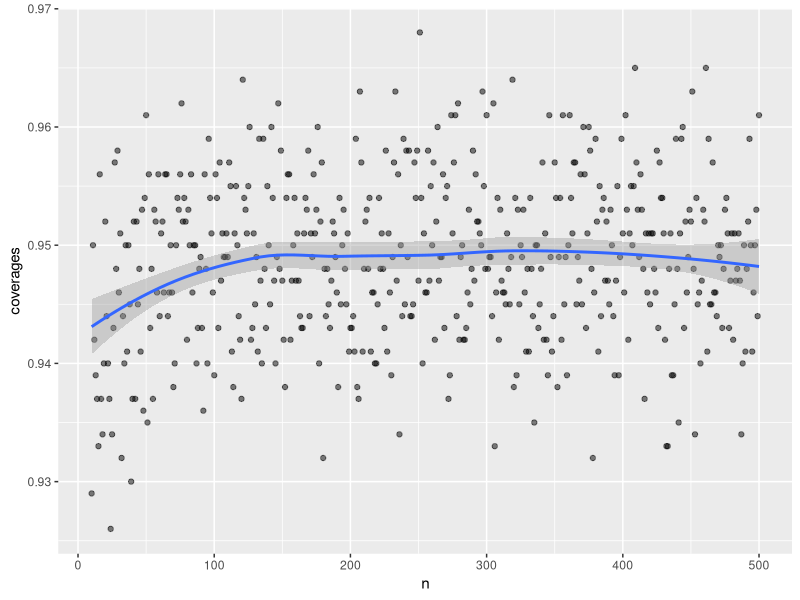
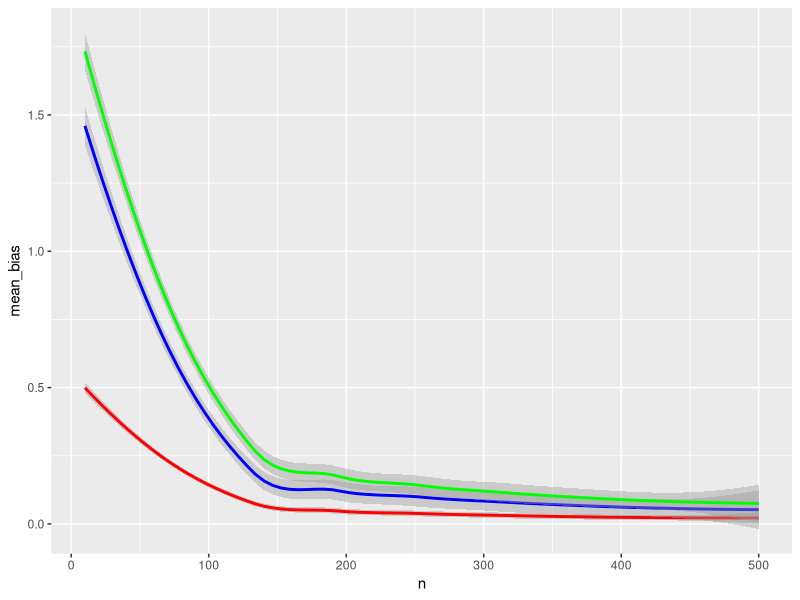
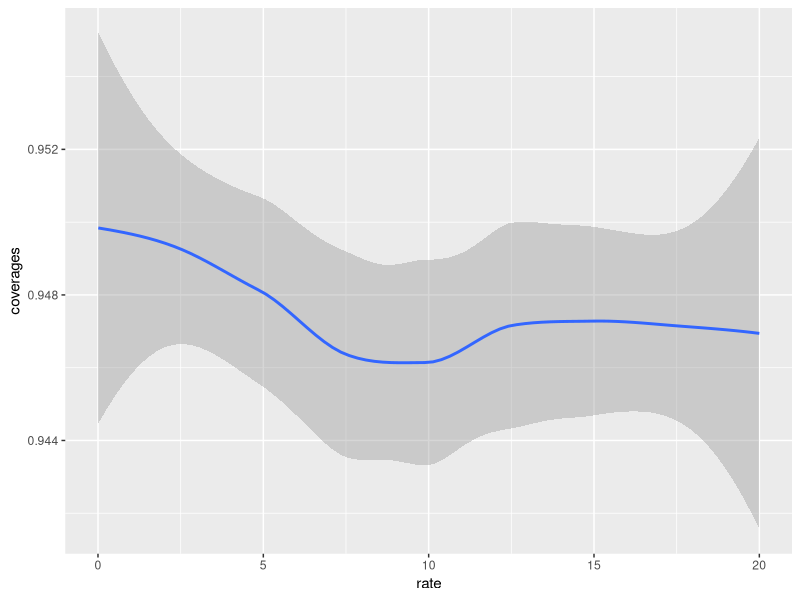
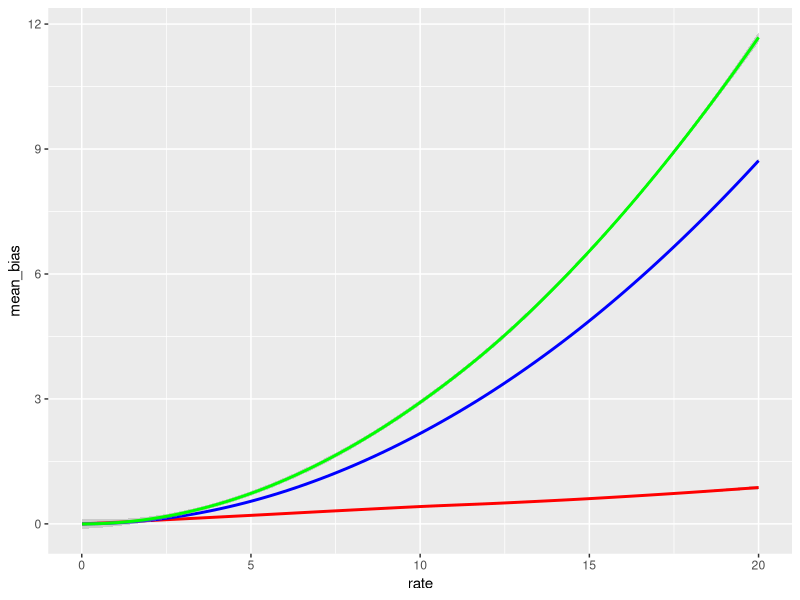
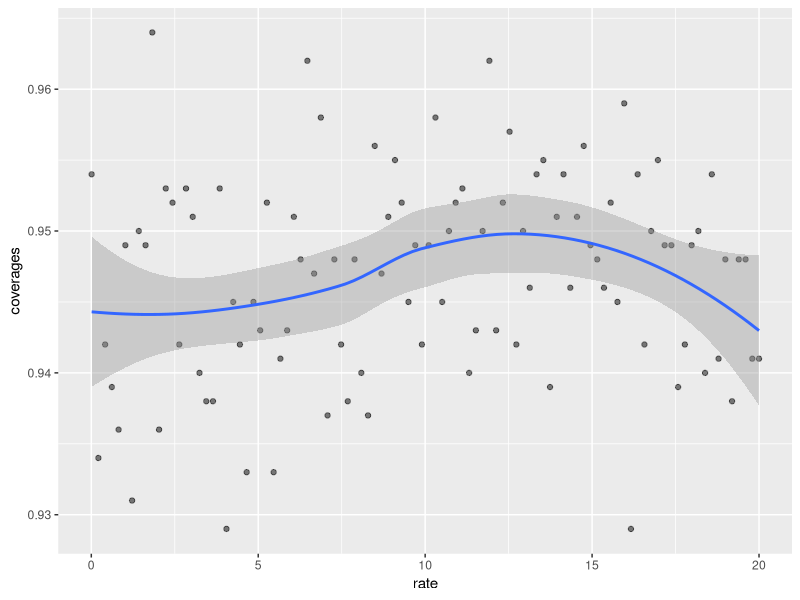
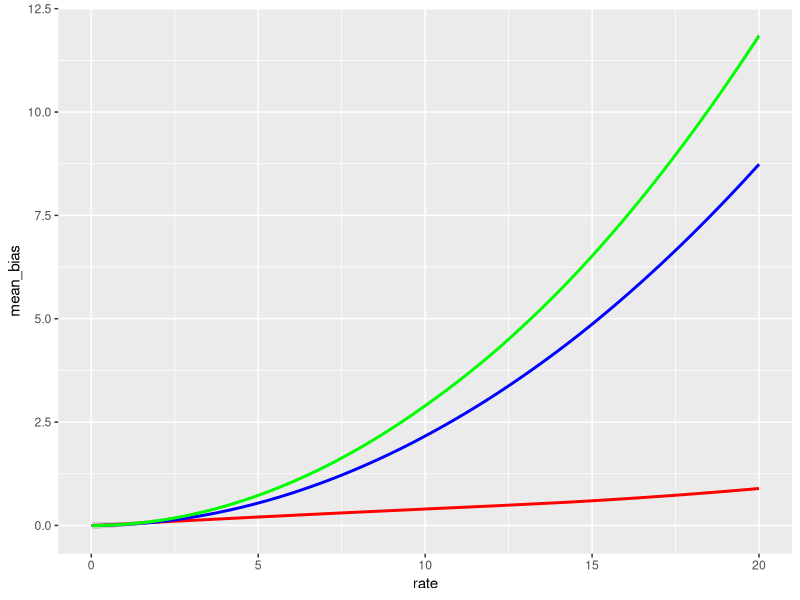
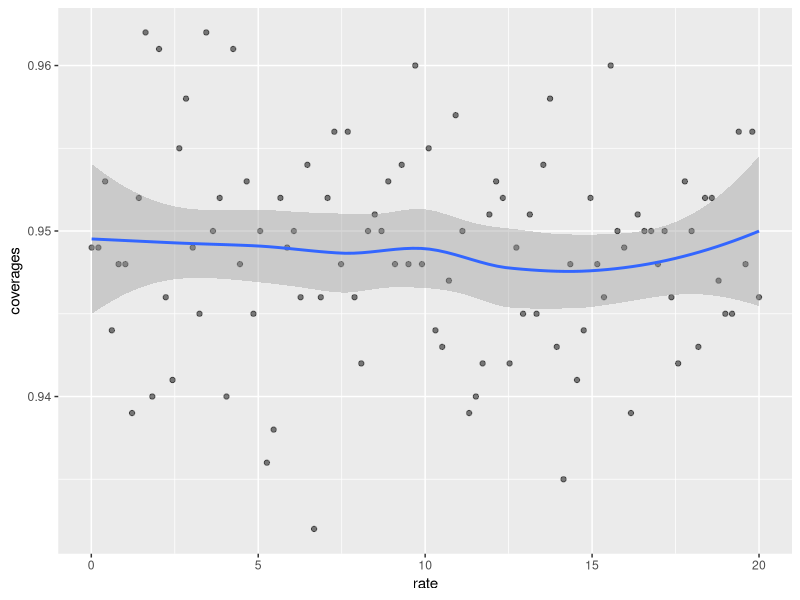
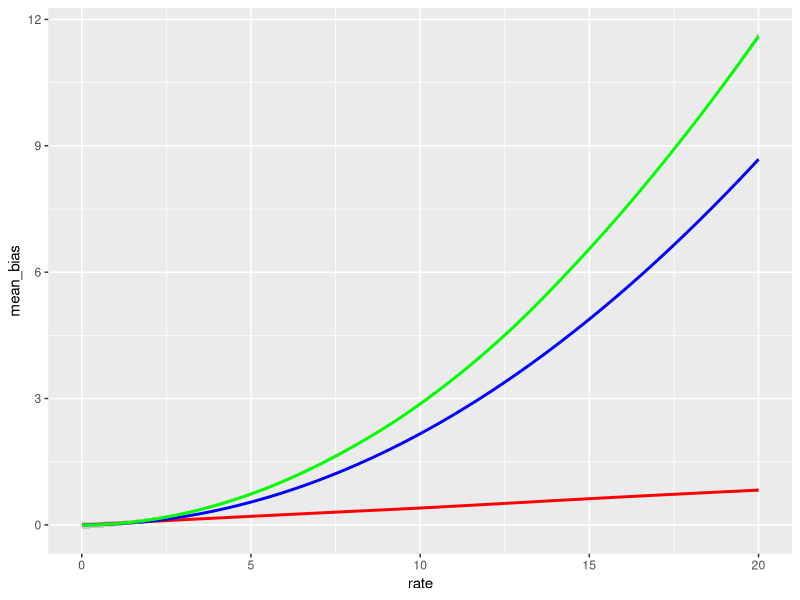

Write R code to recreate these figures, in order. (Note: this script raises an error after producing the figures.)
## ---- chunk 1
knitr::opts_chunk$set(echo = TRUE)
library(tidyverse)
library(gridExtra)
set.seed(35)
## ---- chunk 2
# n is sample size from exponential distribution
# replicates is number of samples from exponential distribution
# rate is exponential rate parameter

simulate_exponential_gamma <- function(n, rate, replicates){
  
  alpha <- c()
  beta <- c()
  for(i in 1:replicates){ 
    x <- rexp(n, rate)
    beta_i <- sum(x)
    alpha_i <- n + 1
    alpha <- c(alpha, alpha_i)
    beta <- c(beta, beta_i)
  }
  
  
  hits <- c()
  for(i in 1:replicates){
    GAMMAS <- qgamma(c(0.025,0.975), alpha[i], beta[i])
    if(rate > GAMMAS[2] || rate < GAMMAS[1]){
      hits = c(hits,0) 
    } else {
      hits = c(hits,1)
    }
  }
  
  bias <- alpha/beta - rate
  variance <- alpha/beta^2
  MSE <- variance + bias^2
  
  return(list(coverage = mean(hits), bias = bias, variance = variance, MSE = MSE))  
  
}  


# testing
simulations <- simulate_exponential_gamma(n = 10000, rate = 1, replicates = 1000)
mean(simulations$coverage)
mean(simulations$MSE)
mean(simulations$bias)

# coverages and measurements over sample size
n <- 10:500
data <- lapply(n, simulate_exponential_gamma, rate = 5, replicates = 1000)
coverages <- c()
mean_bias <- c()
mean_variance <- c()
mean_MSE <- c()
for(i in 1:length(data)){
  coverages <- c(coverages, data[[i]]$coverage)
  mean_bias <- c(mean_bias, mean(data[[i]]$bias))
  mean_variance <- c(mean_variance, mean(data[[i]]$variance))
  mean_MSE <- c(mean_MSE, median(data[[i]]$MSE))
}


manyN <- data.frame(n, coverages, mean_bias, mean_variance, mean_MSE)
#coverages over sample size
manyN %>% ggplot(aes(x = n, y = coverages)) + geom_point(alpha = 0.5) + geom_smooth(method = 'loess')
#bias, mse, variance over sample size
manyN %>% ggplot() + geom_smooth(aes(n, mean_bias), col = 'red') + 
  geom_smooth(aes(n,mean_variance), col = 'blue') + 
  geom_smooth(aes(n,mean_MSE), col = 'green')


# changing rates fixed sample size
rate <- seq(0.01, 20, length.out = 100)
data2 <- lapply(rate, simulate_exponential_gamma, n = 50, replicates = 1000)

coverages <- c()
mean_bias <- c()
mean_variance <- c()
mean_MSE <- c()
for(i in 1:length(data2)){
  coverages <- c(coverages, data2[[i]]$coverage)
  mean_bias <- c(mean_bias, mean(data2[[i]]$bias))
  mean_variance <- c(mean_variance, mean(data2[[i]]$variance))
  mean_MSE <- c(mean_MSE, median(data2[[i]]$MSE))
}

manyR10 <- data.frame(rate, coverages, mean_bias, mean_variance, mean_MSE)
#coverage over rates
manyR10 %>% ggplot(aes(x = rate, y = coverages)) + geom_smooth(method = 'loess')
#bias, mse, variance over rates
manyR10 %>% ggplot() + geom_smooth(aes(rate, mean_bias), col = 'red') + 
  geom_smooth(aes(rate, mean_variance), col = 'blue') + 
  geom_smooth(aes(rate, mean_MSE), col = 'green')


data3 <- lapply(rate, simulate_exponential_gamma, n = 50, replicates = 1000)

coverages <- c()
mean_bias <- c()
mean_variance <- c()
mean_MSE <- c()
for(i in 1:length(data2)){
  coverages <- c(coverages, data3[[i]]$coverage)
  mean_bias <- c(mean_bias, mean(data3[[i]]$bias))
  mean_variance <- c(mean_variance, mean(data3[[i]]$variance))
  mean_MSE <- c(mean_MSE, median(data3[[i]]$MSE))
}

manyR50 <- data.frame(rate, coverages, mean_bias, mean_variance, mean_MSE)
manyR50 %>% ggplot(aes(x = rate, y = coverages)) + geom_point(alpha = 0.5) + geom_smooth(method = 'loess')
manyR50 %>% ggplot() + geom_smooth(aes(rate, mean_bias), col = 'red') + 
  geom_smooth(aes(rate, mean_variance), col = 'blue') + 
  geom_smooth(aes(rate, mean_MSE), col = 'green')


data4 <- lapply(rate, simulate_exponential_gamma, n = 50, replicates = 1000)

coverages <- c()
mean_bias <- c()
mean_variance <- c()
mean_MSE <- c()
for(i in 1:length(data2)){
  coverages <- c(coverages, data4[[i]]$coverage)
  mean_bias <- c(mean_bias, mean(data4[[i]]$bias))
  mean_variance <- c(mean_variance, mean(data4[[i]]$variance))
  mean_MSE <- c(mean_MSE, median(data4[[i]]$MSE))
}

manyR25 <- data.frame(rate, coverages, mean_bias, mean_variance, mean_MSE)
manyR25 %>% ggplot(aes(x = rate, y = coverages)) + geom_point(alpha = 0.5) + geom_smooth(method = 'loess')
manyR25 %>% ggplot() + geom_smooth(aes(rate, mean_bias), col = 'red') + 
  geom_smooth(aes(rate, mean_variance), col = 'blue') + 
  geom_smooth(aes(rate, mean_MSE), col = 'green')


## ---- chunk 3

#Delta function for coverage probabilities

delta_ci <- function(observations, parameter, n_size){


dat <- data.frame(observation = seq(1,observations,1), true_parameter = parameter, n_size = rep(n_size,observations))


for (i in 1:length(dat$observation)){
  dat$estimate[i] <- 1/mean(rexp(n = dat$n_size[i], rate = dat$true_parameter[i]))
  
  dat$lower[i] <- dat$estimate[i] - (1.96*dat$estimate[i])/sqrt(dat$n_size[i])
  
  dat$upper[i] <- dat$estimate[i] + (1.96*dat$estimate[i])/sqrt(dat$n_size[i])
  
  dat$hit[i] <- ifelse(dat$true_parameter[i] > dat$lower[i] & dat$true_parameter[i] < dat$upper[i], 1, 0)
} 
return(sum(dat$hit)/observations)
}



# Delta Simulation

dat_delta_parameter <- data.frame(parameter = seq(0.01, 20, length.out = 100))

for (i in 1:length(dat_delta_parameter$parameter)) {

  dat_delta_parameter$cov_prob[i] <- delta_ci(1000, dat_delta_parameter$parameter[i],50)
}


#Delta plot vs. paramter (n = 100)

dat_delta_parameter %>%
  ggplot(aes(x = parameter, y = cov_prob)) +
  geom_point()

## ---- chunk 4

#exact ci function

exact_ci <- function(observations, parameter, n_size){


dat <- data.frame(observation = seq(1,observations,1), true_parameter = parameter, n_size = rep(n_size, observations))


for (i in 1:length(dat$observation)){
  
  dat$estimate[i] <- 1/mean(rexp(n = dat$n_size[i], rate = dat$true_parameter[i]))
  
  dat$lower[i] <- dat$estimate[i] - qchisq(0.025, 2*dat$n_size[i])/(2*dat$n_size[i]*(1/dat$estimate[i]))
  
  dat$upper[i] <- dat$estimate[i] + qchisq(0.025, 2*dat$n_size[i])/(2*dat$n_size[i]*(1/dat$estimate[i]))
  
  dat$hit[i] <- ifelse(dat$true_parameter[i] > dat$lower[i] & dat$true_parameter[i] < dat$upper[i], 1, 0)
} 
return(sum(dat$hit)/observations)
}


#exact ci simulation for 
 
dat_exact_paramter <- data.frame(parameter = seq(0.1, 20, length.out = 100))

for (i in 1:length(dat_exact_paramter$parameter)) {

  dat_exact_paramter$cov_prob[i] <- exact_ci(1000, dat_exact_paramter$parameter[i], 50)
}

dat_exact_paramter %>%
  ggplot() +
  geom_point(aes(x = parameter, y = cov_prob))

## ---- chunk 5


dat_delta_n <- data.frame(n_size = seq(10, 500, 1))

for (i in 1:length(dat_delta_n$n_size)) {

  dat_delta_n$cov_prob[i] <- delta_ci(1000, 5, dat_delta_n$n_size[i])
}

dat_delta_n %>%
  ggplot() +
  geom_point(aes(x = n_size, y = cov_prob)) +
  geom_smooth(aes(x = n_size, y = cov_prob))

## ---- chunk 6

dat_exact_n <- data.frame(n_size = seq(10,500, 1))

for (i in 1:length(dat_exact_n$n_size)) {

  dat_exact_n$cov_prob[i] <- exact_ci(1000, 5, dat_exact_n$n_size[i])
}

dat_exact_n %>%
  ggplot() +
  geom_path(aes(x = n_size, y = cov_prob))

## ---- chunk 7

bayesian <- "red"
delta <- "blue"

ggplot() +
  geom_smooth(data = manyR50, aes(x = rate, y = coverages), col = bayesian) +
  geom_smooth(data = dat_delta_parameter, aes(x = parameter, y = cov_prob), col = delta)



## ---- chunk 8

estimators <- function(observations, parameter, n_size){

dat <- data.frame(observation = seq(1,observations,1), true_parameter = rep(parameter, observations), n_size = rep(n_size,observations))

for (i in 1:length(dat$observation)){
  
  sample_exp <- rexp(n = dat$n_size[i], rate = dat$true_parameter[i])
  
  dat$mle[i] <- 1/mean(sample_exp)
  dat$med[i] <- 1/median(sample_exp)
  
  dat$mle_bias[i] <- dat$mle[i] - dat$true_parameter[i]
  dat$med_bias[i] <- dat$med[i] - dat$true_parameter[i]
  
  dat$mle_sq_error[i] <- (dat$true_parameter[i] - dat$mle[i])^2
  dat$med_sq_error[i] <- (dat$true_parameter[i] - dat$med[i])^2
  } 



mle_mse <- mean(dat$mle_sq_error)
med_mse <- mean(dat$med_sq_error)

mle_var <- var(dat$mle)
med_var <- var(dat$med)

mle_avg_bias <- mean(dat$mle_bias)
med_avg_bias <- mean(dat$med_bias)

return(data.frame(mle_mse = mle_mse, med_mse = med_mse, mle_var = mle_var, med_var = med_var, mle_avg_bias = mle_avg_bias, med_avg_bias = med_avg_bias))

}

estimators(100, 5, 20)

dat_4 %>%
  ggplot() +
  geom_point(aes(x = parameter, y = mse))

## ---- chunk 9

dat_parameter <- data.frame(parameter = seq(0.01, 20, length.out = 100))

dat_sim_parameter <- data.frame(mle_mse = NULL, med_mse = NULL, mle_var = NULL, med_var = NULL, mle_avg_bias = NULL, med_avg_bias = NULL)

for (i in 1:length(dat_parameter$parameter)) {

 dat_sim_parameter <- rbind(dat_sim_parameter, estimators(1000, dat_parameter$parameter[i], 50))
}

dat_parameter <- cbind(dat_parameter, dat_sim_parameter)

mse_parameter <- dat_parameter %>%
  ggplot() +
  geom_path(aes(x = parameter, y = mle_mse), col = "red") +
  geom_path(aes(x = parameter, y = med_mse), col = "green") +
  geom_path(data = manyR50, aes(x = rate, y = mean_bias), col = "yellow") +
  ylab("MSE")

bias_parameter <- dat_parameter %>%
  ggplot() +
  geom_path(aes(x = parameter, y = mle_avg_bias), col = "red") +
  geom_path(aes(x = parameter, y = med_avg_bias), col = "green") +
  geom_path(data = manyR50, aes(x = rate, y = mean_MSE), col = "yellow") +
  ylab("Bias")

var_parameter <- dat_parameter %>%
  ggplot() +
  geom_path(aes(x = parameter, y = mle_var), col = "red") +
  geom_path(aes(x = parameter, y = med_var), col = "green") +
  geom_path(data = manyR50, aes(x = rate, y = mean_variance), col = "yellow") +
  ylab("Variance")

grid.arrange(mse_parameter, bias_parameter, var_parameter, nrow = 3)

## ---- chunk 10
dat_n <- data.frame(n_size = seq(10, 500, 1))

dat_sim_n <- data.frame(mle_mse = NULL, med_mse = NULL, mle_var = NULL, med_var = NULL, mle_avg_bias = NULL, med_avg_bias = NULL)

for (i in 1:length(dat_n$n_size)) {

 dat_sim_n <- rbind(dat_sim_n, estimators(1000, 5, dat_n$n_size[i]))
}

dat_n <- cbind(dat_n, dat_sim_n)

mse_n <- dat_n %>%
  ggplot() +
  geom_path(aes(x = n_size, y = mle_mse), col = "red") +
  geom_path(aes(x = n_size, y = med_mse), col = "green") +
  geom_path(data = manyN, aes(x = n, y = mean_MSE), col = "yellow") +
  ylab("MSE")

bias_n <- dat_n %>%
  ggplot() +
  geom_path(aes(x = n_size, y = mle_avg_bias), col = "red") +
  geom_path(aes(x = n_size, y = med_avg_bias), col = "green") +
  geom_path(data = manyN, aes(x = n, y = mean_bias), col = "yellow") +
  ylab("Bias")

var_n <- dat_n %>%
  ggplot() +
  geom_path(aes(x = n_size, y = mle_var), col = "red") +
  geom_path(aes(x = n_size, y = med_var), col = "green") +
  geom_path(data = manyN, aes(x = n, y = mean_variance), col = "yellow") +
  ylab("Variance")

grid.arrange(mse_n, bias_n, var_n, nrow = 3)

